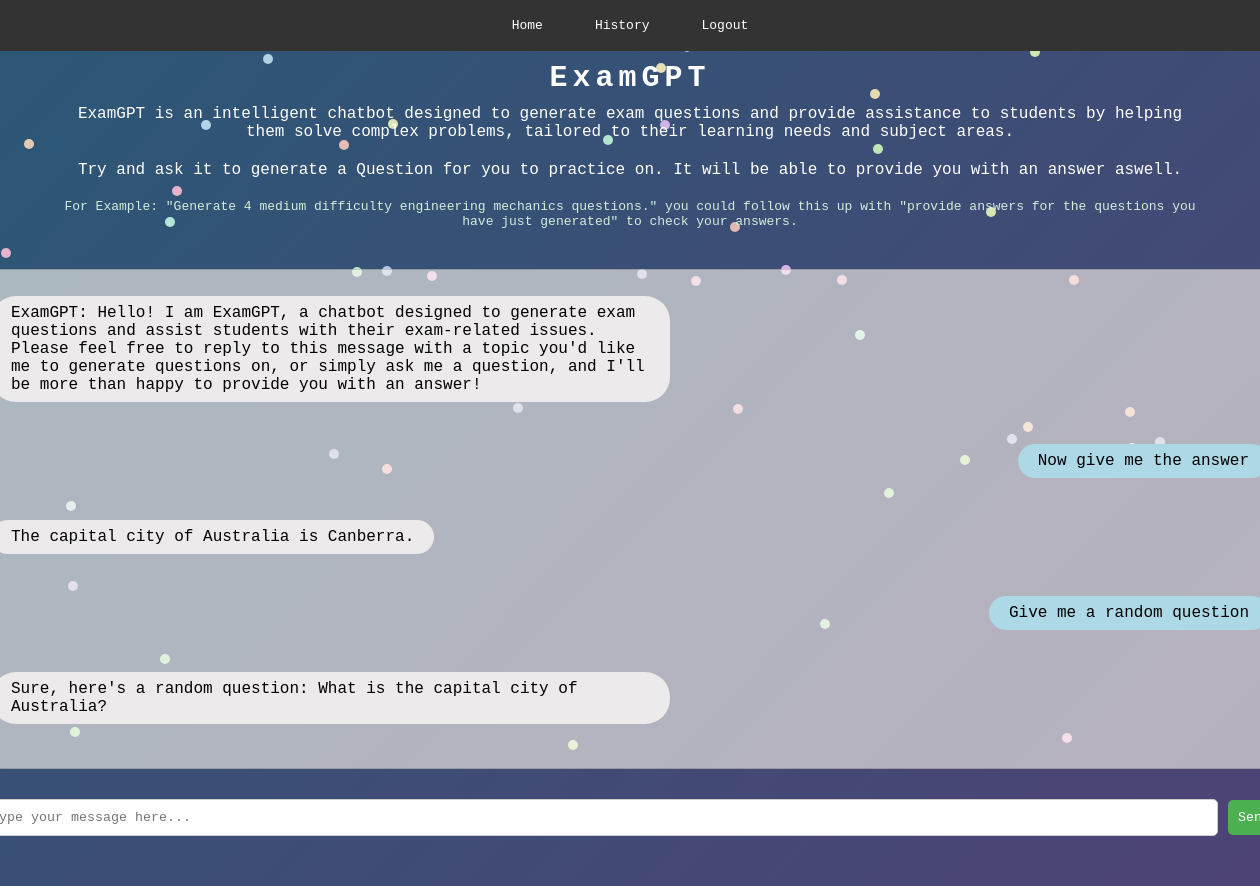
Page /index/9 (signed in) on the committed database.
### app/models.py (models this page shows, shortened)
class chat_message_data(db.Model):
    message_id = db.Column(db.Integer, primary_key=True)
    conversation_id = db.Column(db.Integer, db.ForeignKey('conversation_data.conversation_id'))
    message_number = db.Column(db.Integer)
    sender = db.Column(db.String(8)) #Either User, Chat or System
    message = db.Column(db.String(1024)) #Whats the max message length?

### app/__init__.py (the view)
@app.route('/index/<conversation_id>')
@login_required
def chat(conversation_id):
    conversation = current_user.conversations.filter_by(conversation_id=conversation_id).first_or_404()
    messages = conversation.get_messages()
    return render_template('index.html', messages=messages)

### app/models.py (called while the page is built)
@login.user_loader
def load_user(id):
    return customer_data.query.get(int(id))

    def get_messages(self):
        return chat_message_data.query.filter_by(conversation_id=self.conversation_id).order_by(chat_message_data.message_number).all()

### app/templates/index.html (shortened to what this page needs)
<!DOCTYPE html>
<html lang="en">
  <head>
    <link rel="stylesheet" href="{{ url_for('static', filename='style.css') }}" />
  </head>
  <body>
    <div class="background"></div>
    <nav class="navbar">
      <a href="{{ url_for('home') }}">Home</a>
      <a href="{{ url_for('history') }}">History</a>
      {% if current_user.is_anonymous %}
      <a href="{{ url_for('login') }}">Login</a>
      {% else %}
      <a onclick="confirmLogout()">Logout</a>
      {% endif %}
    </nav>
    <div class="body-width">
      <div class="welcome-section">
        <h1>ExamGPT</h1>
        <p>
          ExamGPT is an intelligent chatbot designed to generate exam questions and provide assistance to
          students by helping them solve complex problems, tailored to their learning needs and subject areas.
        </p>
        <p>
          Try and ask it to generate a Question for you to practice on. It will be able to provide you with an answer aswell.
        </p>
        <p class="example">
          For Example: "Generate 4 medium difficulty engineering mechanics questions." you could follow this up with
           "provide answers for the questions you have just generated" to check your answers.
        </p>
      </div>
      <div class="chatbox-container">
        <div class="chatbox-message chatbox-message-chatbot">
          <p class="chatbox-message-chatbot-internal">
            ExamGPT: Hello! I am ExamGPT, a chatbot designed to generate exam questions and assist students with their exam-related issues.
            Please feel free to reply to this message with a topic you'd like me to generate questions on, or simply ask me a question,
            and I'll be more than happy to provide you with an answer!
          </p>
        </div>
        {% for m in messages%}
        <div class="chatbox-message chatbox-message-{{ m.sender }}">
          <p class="chatbox-message-{{ m.sender }}-internal">{{ m.message }}</p>
        </div>
        {% endfor %}
      </div>
      <div class="chatbox-input-container">
        <input
          type="text"
          class="chatbox-input"
          placeholder="Type your message here..."
        />
        <button class="chatbox-send-button">Send</button>
      </div>
    </div>
  </body>
</html>

### app/static/style.css (style rules this page uses)
* { font-family: monospace; font-weight: 500; }
body { display: flex; flex-direction: column; align-items: center; margin: 0; z-index: 2; overflow: hidden; margin-bottom: 50px; }
.navbar { display: flex; background-color: #333; padding: 10px; justify-content: center; width: 100%; margin: 0; z-index: 2; }
.navbar a { color: white; text-decoration: none; margin: 0 10px; padding: 8px 16px; border-radius: 5px; z-index: 2; }
.body-width { width: fit-content; z-index: 2; }
.welcome-section { display: flex; flex-direction: column; align-items: center; text-align: center; z-index: 2; color: white; font-family: monospace; }
.welcome-section h1 { font-weight: 700; font-size: 30px; letter-spacing: 5px; margin-top: 10px; margin-bottom: 0px; }
.welcome-section p { font-weight: 500; font-size: 16px; margin: 10px 80px; }
.welcome-section .example { font-size: 13px; color: #d4edda; }
.chatbox-container { border: 1px solid rgba(0, 0, 0, 0.144); border-radius: 10px; height: 500px; max-width: 1300px; min-width: 1300px; box-sizing: border-box; overflow-y: scroll; padding: 10px; margin-top: 30px; margin-left: auto; margin-right: auto; background-color: rgba(255, 251, 241, 0.6); z-index: 2; }
.chatbox-message { display: flex; width: 100%; margin-bottom: 10px; z-index: 2; }
.chatbox-message p { background-color: rgb(236, 234, 234); padding: 8px 20px; border-radius: 25px; font-size: 16px; justify-content: start; max-width: 50%; word-wrap: break-word; z-index: 2; }
.chatbox-message-user { justify-content: end; z-index: 2; }
.chatbox-message-user p { background-color: lightblue; z-index: 2; }
.chatbox-message-chatbot { justify-content: start; z-index: 2; }
.chatbox-message-chatbot p { background-color: rgb(236, 234, 234); z-index: 2; }
.chatbox-input-container { display: flex; align-items: center; max-width: 1300px; min-width: 1300px; margin-left: auto; margin-right: auto; margin-top: 30px; z-index: 2; }
.chatbox-input { flex-grow: 1; border: 1px solid #ccc; border-radius: 5px; padding: 10px; margin-right: 10px; z-index: 2; }
.chatbox-send-button { background-color: #4caf50; color: white; border: none; border-radius: 5px; padding: 10px; cursor: pointer; z-index: 2; }
.background { position: fixed; top: 0; left: 0; width: 100%; height: 100%; background: linear-gradient(135deg, #2b5876, #4e4376); z-index: 0; }

### rows in the picture
chat_message_data: message "Now give me the answer"
chat_message_data: message "The capital city of Australia is Canberra."
chat_message_data: message "Give me a random question"
chat_message_data: message "Sure, here's a random question: What is the capital city of Australia?"
